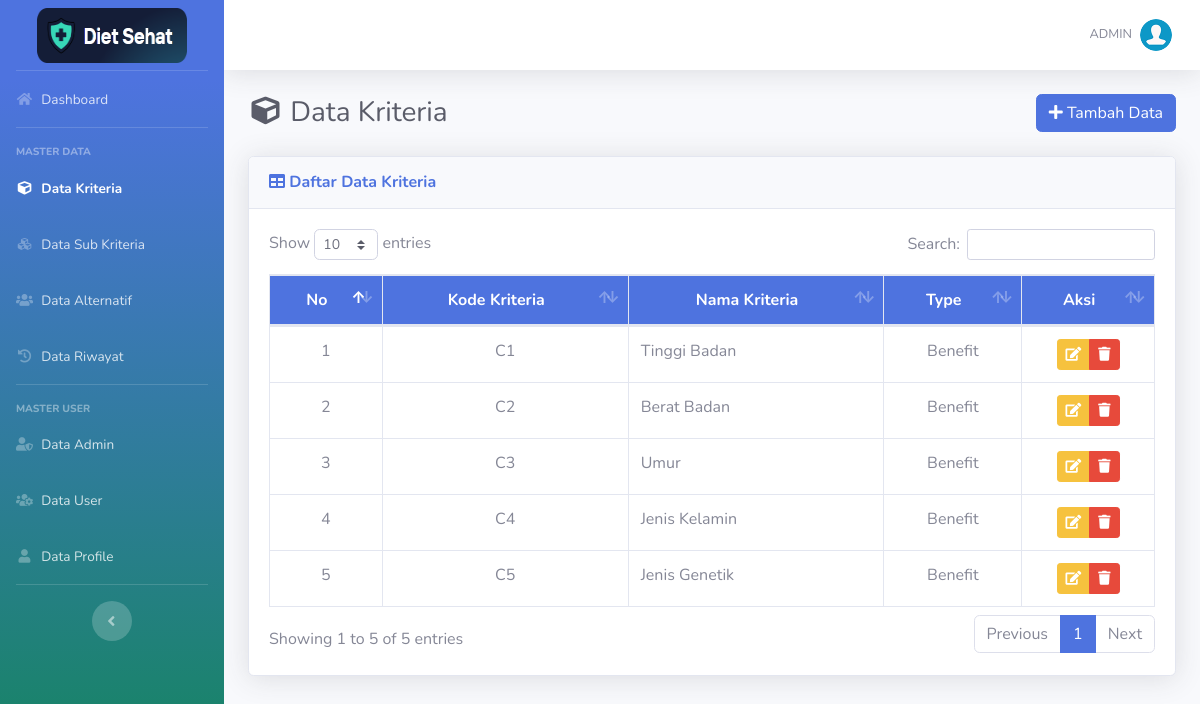
The app's page /list-kriteria.php (signed in) with its own data.
### tables this page shows
CREATE TABLE `kriteria` (
  `id_kriteria` int(11) NOT NULL,
  `kode_kriteria` varchar(10) NOT NULL,
  `nama` varchar(50) NOT NULL,
  `type` enum('Benefit','Cost') NOT NULL
);

### list-kriteria.php (the view, shortened to what this page needs)
<?php
require_once('includes/init.php');
require_once('template/header.php');
?>
<div class="d-sm-flex align-items-center justify-content-between mb-4">
    <h1 class="h3 mb-0 text-gray-800"><i class="fas fa-fw fa-cube"></i> Data Kriteria</h1>
    <a href="tambah-kriteria.php" class="btn btn-success"> <i class="fa fa-plus"></i> Tambah Data </a>
</div>
<div class="card shadow mb-4">
    <div class="card-header py-3">
        <h6 class="m-0 font-weight-bold text-success"><i class="fa fa-table"></i> Daftar Data Kriteria</h6>
    </div>
    <div class="card-body">
		<div class="table-responsive">
			<table class="table table-bordered" id="dataTable" width="100%" cellspacing="0">
				<thead class="bg-success text-white">
					<tr align="center">
						<th>No</th>
						<th>Kode Kriteria</th>
						<th>Nama Kriteria</th>
						<th>Type</th>
						<th width="15%">Aksi</th>
					</tr>
				</thead>
				<tbody>
				<?php
				$no = 1;
				$query = mysqli_query($koneksi,"SELECT * FROM kriteria ORDER BY kode_kriteria ASC");
				while($data = mysqli_fetch_array($query)):
				?>
					<tr align="center">
						<td><?php echo $no; ?></td>
						<td><?php echo $data['kode_kriteria']; ?></td>
						<td align="left"><?php echo $data['nama']; ?></td>
						<td><?php echo $data['type']; ?></td>
						<td>
							<div class="btn-group" role="group">
								<a data-toggle="tooltip" data-placement="bottom" title="Edit Data" href="edit-kriteria.php?id=<?php echo $data['id_kriteria']; ?>" class="btn btn-warning btn-sm"><i class="fa fa-edit"></i></a>
								<a  data-toggle="tooltip" data-placement="bottom" title="Hapus Data" href="hapus-kriteria.php?id=<?php echo $data['id_kriteria']; ?>" onclick="return confirm ('Apakah anda yakin untuk meghapus data ini')" class="btn btn-danger btn-sm"><i class="fa fa-trash"></i></a>
							</div>
						</td>
					</tr>
					<?php
					$no++;
					endwhile; ?>
				</tbody>
			</table>
		</div>
	</div>
</div>
<?php
require_once('template/footer.php');
?>

### records on screen
kriteria: kode_kriteria "C1", nama "Tinggi Badan", type "Benefit"
kriteria: kode_kriteria "C2", nama "Berat Badan", type "Benefit"
kriteria: kode_kriteria "C3", nama "Umur", type "Benefit"
kriteria: kode_kriteria "C4", nama "Jenis Kelamin", type "Benefit"
kriteria: kode_kriteria "C5", nama "Jenis Genetik", type "Benefit"

### other values on screen
$_SESSION['nama'] "ADMIN"
